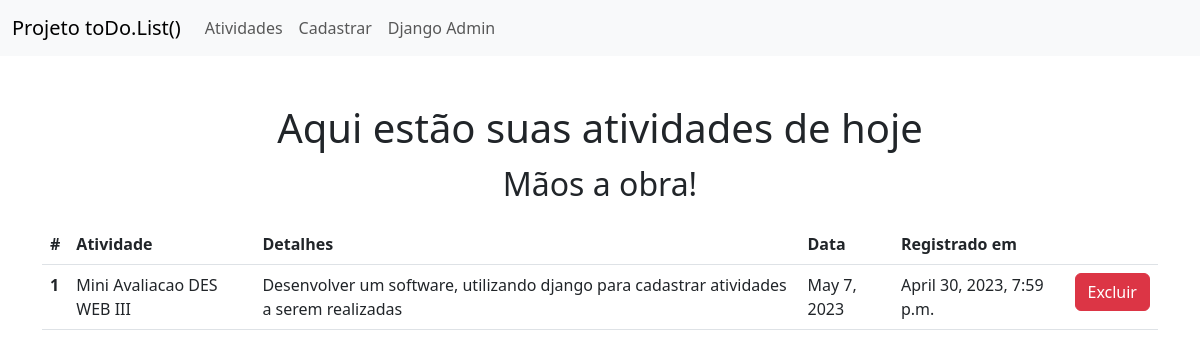
The app's page /, older data.
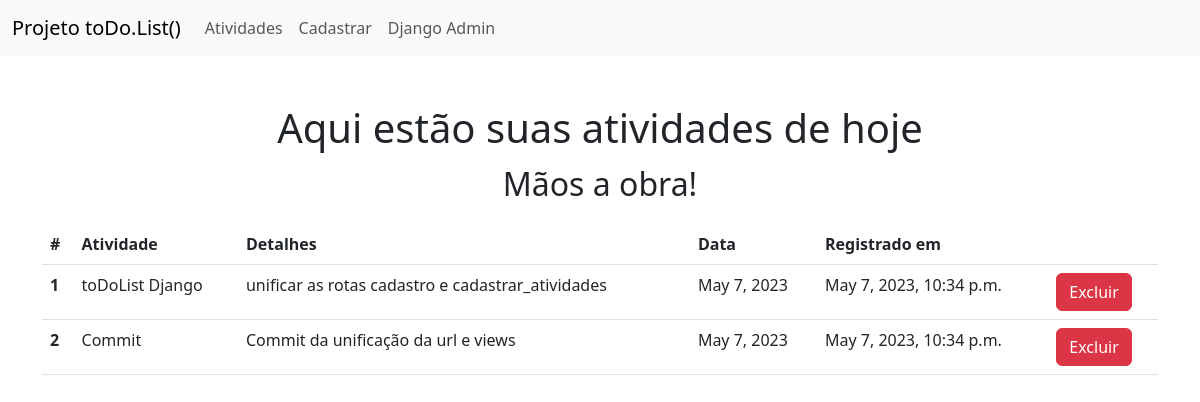
The same page, newer data.
### core/models.py (models this page shows, shortened)
class AtividadeModel(models.Model):
    atividade = models.CharField(max_length=50)
    detalhes = models.CharField(max_length=500)
    data = models.DateField()
    cadastrado_em = models.DateTimeField(
        verbose_name='cadastrado em',
        auto_now_add=False, auto_now=True
    )
    class Meta:
        verbose_name_plural = 'Atividades'
        verbose_name = 'Atividade'
        ordering = ('data','cadastrado_em')

### core/views.py (the view)
# urls.py: path('', views.index, name='index'),
def index(request):
    atividades = []
    context = {'listaAtividades': atividades }
    atividades = AtividadeModel.objects.all()
    for atividade in atividades:
        if(atividade.data == data):
            context['listaAtividades'].append(atividade)
    return render(request,'index.html', context)

### core/templates/index.html (shortened to what this page needs)
<!DOCTYPE html>
<html lang="pt-br">
<head>
    <link href="https://cdn.jsdelivr.net/npm/bootstrap@5.3.0-alpha3/dist/css/bootstrap.min.css" rel="stylesheet">
</head>
<body>
    <header>
        <nav class="navbar navbar-expand-lg bg-body-tertiary">
            <div class="container-fluid">
              <a class="navbar-brand" href="">Projeto toDo.List()</a>
              <div class="collapse navbar-collapse" id="navbarNavAltMarkup">
                <div class="navbar-nav">
                  <a class="nav-link" href="{% url 'index' %}">Atividades</a>
                  <a class="nav-link" href="{% url 'cadastro' %}">Cadastrar</a>
                  <a class="nav-link" href="admin">Django Admin</a>
                </div>
              </div>
            </div>
          </nav>
    </header>
    <div class="container">
        {% if listaAtividades %}
        <div class="text-center mt-5">
            <h1>Aqui estão suas atividades de hoje</h1>
            <p class="fs-2">Mãos a obra!</p>
        </div>
        <form>
          <table class="table">
              <thead>
                <tr>
                  <th scope="col">#</th>
                  <th scope="col">Atividade</th>
                  <th scope="col">Detalhes</th>
                  <th scope="col">Data</th>
                  <th scope="col">Registrado em</th>
                  <th></th>
                </tr>
              </thead>
              <tbody>
                  {% for item in listaAtividades %}
                  <tr>
                      <th scope="row">{{item.id}}</th>
                      <td>{{item.atividade}}</td>
                      <td>{{item.detalhes}}</td>
                      <td>{{item.data}}</td>
                      <td>{{item.cadastrado_em}}</td>
                      <td><a href="/remove/{{item.id}}" class="btn btn-danger">Excluir</a></td>
                  </tr>
                  {% endfor %}
              </tbody>
            </table>
          </form>
        {% else %}
        <div class="text-center mt-5">
            <h1>Você não tem nenhuma atividade agendada para hoje</h1>
            <p class="fs-2">Aproveite seu tempo livre!</p>
        </div>
        {% endif %}
    </div>
</body>
</html>

Row changes from the older to the newer data that the page shows:
changed AtividadeModel id 1: atividade "Mini Avaliacao DES WEB III" → "toDoList Django"; detalhes "Desenvolver um software, utilizando django para cadastrar atividades a serem realizadas" → "unificar as rotas cadastro e cadastrar_atividades"; cadastrado_em "April 30, 2023, 7:59 p.m." → "May 7, 2023, 10:34 p.m."
now on this page (row edited): AtividadeModel: id "2", atividade "Commit", detalhes "Commit da unificação da url e views", data "May 7, 2023", cadastrado_em "May 7, 2023, 10:34 p.m."
